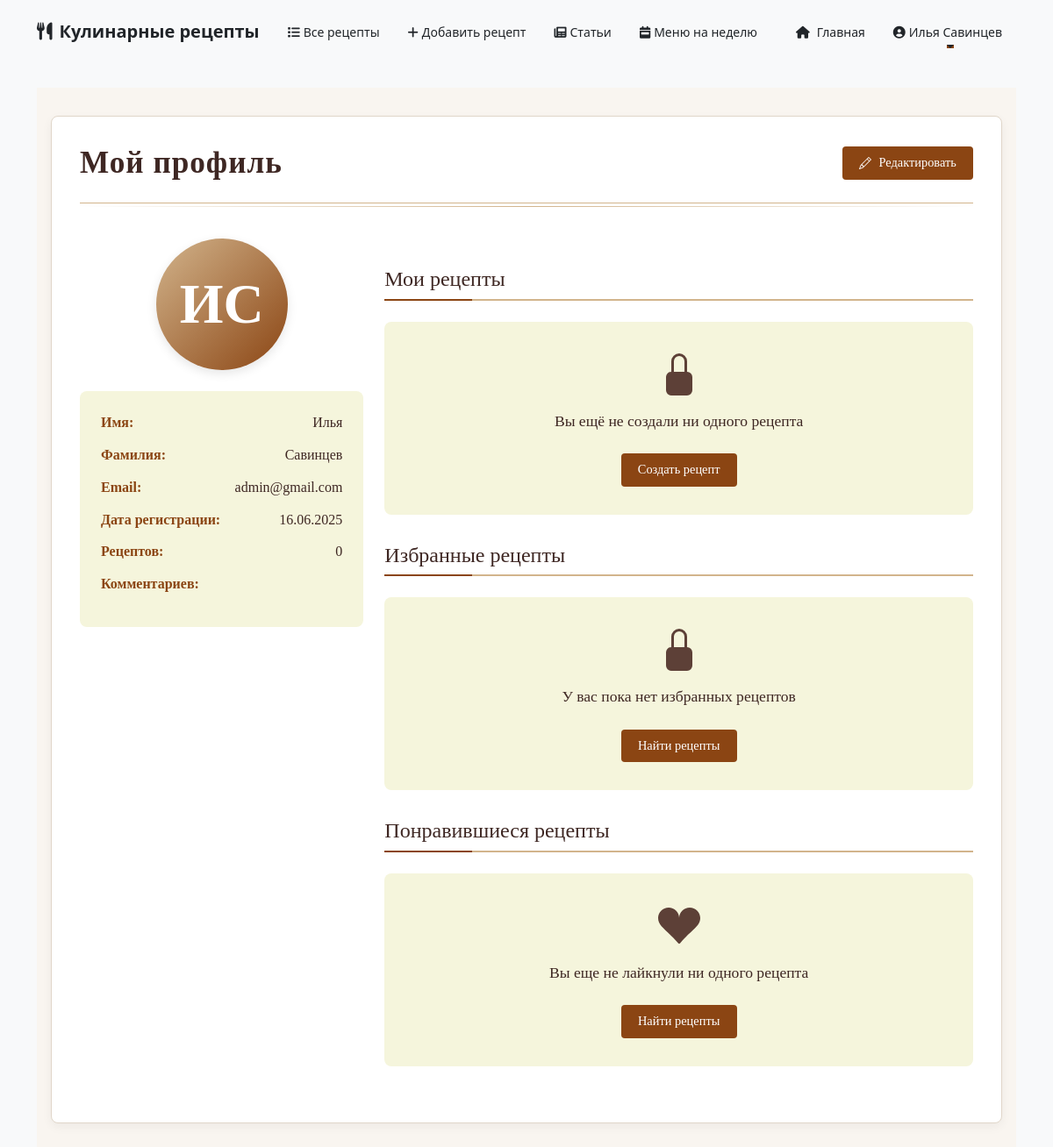
The app's page /accounts/profile/ (signed in) with its own data.
### accounts/models.py (models this page shows, shortened)
class User(AbstractBaseUser, PermissionsMixin):
    email = models.EmailField(unique=True)
    first_name = models.CharField(max_length=30, blank=True)
    last_name = models.CharField(max_length=30, blank=True)
    is_staff = models.BooleanField(default=False)
    is_active = models.BooleanField(default=True)
    date_joined = models.DateTimeField(default=timezone.now)
    USERNAME_FIELD = 'email'
    REQUIRED_FIELDS = []
    objects = UserManager()

### accounts/views.py (the view)
# urls.py: path('profile/', views.profile_view, name='profile'),
@login_required
def profile_view(request):
    user = request.user
    user_likes = Like.objects.filter(user=user)
    liked_recipes = Recipe.objects.filter(likes__in=user_likes).distinct()
    favorite_recipes = Recipe.objects.filter(favorited_by__user=user).distinct()
    user_recipes = Recipe.objects.filter(author=user).order_by('-created_at')
    context = {
        'user': user,
        'liked_recipes': liked_recipes,
        'liked_recipes_count': user_likes.count(),
        'favorite_recipes': favorite_recipes,
        'favorite_recipes_count': favorite_recipes.count(),
        'user_recipes': user_recipes,
    }
    return render(request, 'accounts/profile.html', context)

### accounts/templates/accounts/profile.html (shortened to what this page needs)
{% extends 'base.html' %}
{% block content %}
<div class="profile-wrapper">
    <div class="profile-main">
        <div class="profile-header">
            <h1 class="profile-title">Мой профиль</h1>
            <div class="profile-actions">
                <a href="{% url 'edit_profile' %}" class="edit-profile-btn">
                    Редактировать
                </a>
            </div>
        </div>
        <div class="row">
            <div class="col-md-4">
                <div class="user-avatar">
                    <div class="avatar-placeholder">{{ user.first_name|default:"?"|first|upper }}{{ user.last_name|default:"?"|first|upper }}</div>
                </div>
                <div class="user-info">
                    <p><b>Имя:</b> <span>{{ user.first_name }}</span></p>
                    <p><b>Фамилия:</b> <span>{{ user.last_name }}</span></p>
                    <p><b>Email:</b> <span>{{ user.email }}</span></p>
                    <p><b>Дата регистрации:</b> <span>{{ user.date_joined|date:"d.m.Y" }}</span></p>
                    <p><b>Рецептов:</b> <span>{{ user.recipes.count }}</span></p>
                    <p><b>Комментариев:</b> </p>
                </div>
            </div>
            <div class="col-md-8">
                <h2 class="section-title">Мои рецепты</h2>
                {% if user_recipes %}
                    <div class="recipe-grid">
                        {% for recipe in user_recipes %}
                        <div class="recipe-card" style="position:relative;">
                            {% if recipe.image %}
                                <img src="{{ recipe.image.url }}" class="recipe-image" alt="{{ recipe.title }}">
                            {% else %}
                                <div class="recipe-image-placeholder">
                                    <svg xmlns="http://www.w3.org/2000/svg" width="48" height="48" fill="currentColor" viewBox="0 0 16 16">
                                        <path d="M8 16a6 6 0 0 0 6-6c0-1.655-1.122-2.904-2.432-4.362C10.254 4.176 8.75 2.503 8 0c0 0-6 5.686-6 10a6 6 0 0 0 6 6ZM6.646 4.646l.708.708c-.29.29-1.128 1.311-1.907 2.87l-.894-.448c.82-1.641 1.717-2.753 2.093-3.13Z"/>
                                    </svg>
                                </div>
                            {% endif %}
                            <div class="recipe-content">
                                <h3 class="recipe-title">{{ recipe.title }}</h3>
                                <p class="recipe-description">{{ recipe.description|truncatechars:80 }}</p>
                                <div style="margin-bottom: 0.7em;">
                                    <span class="moderation-status {{ recipe.moderation_status }}" style="font-size:0.95em;">
                                        {% if recipe.moderation_status == 'pending' %}<i class="fas fa-hourglass-half me-1"></i> На модерации{% endif %}
                                        {% if recipe.moderation_status == 'approved' %}<i class="fas fa-check me-1"></i> Одобрен{% endif %}
                                        {% if recipe.moderation_status == 'rejected' %}<i class="fas fa-times me-1"></i> Отклонён{% endif %}
                                    </span>
                                    <span class="text-muted" style="font-size:0.92em; float:right;">{{ recipe.created_at|date:"d.m.Y H:i" }}</span>
                                </div>
                                <a href="{% url 'recipe_detail' recipe.id %}" class="view-recipe-btn">Смотреть рецепт</a>
                            </div>
                        </div>
                        {% endfor %}
                    </div>
                {% else %}
                    <div class="empty-state">
                        <div class="empty-state-icon">
                            <svg xmlns="http://www.w3.org/2000/svg" width="48" height="48" fill="currentColor" viewBox="0 0 16 16">
                                <path d="M8 1a2 2 0 0 1 2 2v4H6V3a2 2 0 0 1 2-2zm3 6V3a3 3 0 0 0-6 0v4a2 2 0 0 0-2 2v5a2 2 0 0 0 2 2h6a2 2 0 0 0 2-2V9a2 2 0 0 0-2-2z"/>
                            </svg>
                        </div>
                        <p class="empty-state-text">Вы ещё не создали ни одного рецепта</p>
                        <a href="{% url 'recipe_create' %}" class="view-recipe-btn">Создать рецепт</a>
                    </div>
                {% endif %}
                <h2 class="section-title">Избранные рецепты</h2>
                {% if favorite_recipes %}
                    <div class="recipe-grid">
                        {% for recipe in favorite_recipes %}
                        <div class="recipe-card">
                            {% if recipe.image %}
                                <img src="{{ recipe.image.url }}" class="recipe-image" alt="{{ recipe.title }}">
                            {% else %}
                                <div class="recipe-image-placeholder">
                                    <svg xmlns="http://www.w3.org/2000/svg" width="48" height="48" fill="currentColor" viewBox="0 0 16 16">
                                        <path d="M8 16a6 6 0 0 0 6-6c0-1.655-1.122-2.904-2.432-4.362C10.254 4.176 8.75 2.503 8 0c0 0-6 5.686-6 10a6 6 0 0 0 6 6ZM6.646 4.646l.708.708c-.29.29-1.128 1.311-1.907 2.87l-.894-.448c.82-1.641 1.717-2.753 2.093-3.13Z"/>
                                    </svg>
                                </div>
                            {% endif %}
                            <div class="recipe-content">
                                <h3 class="recipe-title">{{ recipe.title }}</h3>
                                <p class="recipe-description">{{ recipe.description|truncatechars:80 }}</p>
                                <a href="{% url 'recipe_detail' recipe.id %}" class="view-recipe-btn">Смотреть рецепт</a>
                            </div>
                        </div>
                        {% endfor %}
                    </div>
                {% else %}
                    <div class="empty-state">
                        <div class="empty-state-icon">
                            <svg xmlns="http://www.w3.org/2000/svg" width="48" height="48" fill="currentColor" viewBox="0 0 16 16">
                                <path d="M8 1a2 2 0 0 1 2 2v4H6V3a2 2 0 0 1 2-2zm3 6V3a3 3 0 0 0-6 0v4a2 2 0 0 0-2 2v5a2 2 0 0 0 2 2h6a2 2 0 0 0 2-2V9a2 2 0 0 0-2-2z"/>
                            </svg>
                        </div>
                        <p class="empty-state-text">У вас пока нет избранных рецептов</p>
                        <a href="{% url 'recipe_list' %}" class="view-recipe-btn">Найти рецепты</a>
                    </div>
                {% endif %}
                <h2 class="section-title">Понравившиеся рецепты</h2>
                {% if liked_recipes %}
                    <div class="recipe-grid">
                        {% for recipe in liked_recipes %}
                        <div class="recipe-card">
                            {% if recipe.image %}
                                <img src="{{ recipe.image.url }}" class="recipe-image" alt="{{ recipe.title }}">
                            {% else %}
                                <div class="recipe-image-placeholder">
                                    <svg xmlns="http://www.w3.org/2000/svg" width="48" height="48" fill="currentColor" viewBox="0 0 16 16">
                                        <path d="M8 16a6 6 0 0 0 6-6c0-1.655-1.122-2.904-2.432-4.362C10.254 4.176 8.75 2.503 8 0c0 0-6 5.686-6 10a6 6 0 0 0 6 6ZM6.646 4.646l.708.708c-.29.29-1.128 1.311-1.907 2.87l-.894-.448c.82-1.641 1.717-2.753 2.093-3.13Z"/>
                                    </svg>
                                </div>
                            {% endif %}
                            <div class="recipe-content">
                                <h3 class="recipe-title">{{ recipe.title }}</h3>
                                <p class="recipe-description">{{ recipe.description|truncatechars:80 }}</p>
                                <a href="{% url 'recipe_detail' recipe.id %}" class="view-recipe-btn">Смотреть рецепт</a>
                            </div>
                        </div>
                        {% endfor %}
                    </div>
                {% else %}
                    <div class="empty-state">
                        <div class="empty-state-icon">
                            <svg xmlns="http://www.w3.org/2000/svg" width="48" height="48" fill="currentColor" viewBox="0 0 16 16">
                                <path d="M4 1c2.21 0 4 1.755 4 3.92C8 2.755 9.79 1 12 1s4 1.755 4 3.92c0 3.263-3.234 4.414-7.608 9.608a.513.513 0 0 1-.784 0C3.234 9.334 0 8.183 0 4.92 0 2.755 1.79 1 4 1z"/>
                            </svg>
                        </div>
                        <p class="empty-state-text">Вы еще не лайкнули ни одного рецепта</p>
                        <a href="{% url 'recipe_list' %}" class="view-recipe-btn">Найти рецепты</a>
                    </div>
                {% endif %}
            </div>
        </div>
    </div>
</div>
{% endblock %}

### accounts/templates/accounts/navbar.html (shortened to what this page needs)
{% load static %}
<nav class="navbar navbar-expand-lg fixed-top">
    <div class="container">
        <a class="navbar-brand" href="{% url 'recipe_list' %}">
            <i class="fas fa-utensils me-2"></i>Кулинарные рецепты
        </a>
        <div class="collapse navbar-collapse" id="navbarNav">
            <ul class="navbar-nav me-auto">
                <li class="nav-item">
                    <a class="nav-link" href="{% url 'recipe_list' %}">
                        <i class="fas fa-list me-1"></i>Все рецепты
                    </a>
                </li>
                {% if user.is_authenticated %}
                <li class="nav-item">
                    <a class="nav-link" href="{% url 'recipe_create' %}">
                        <i class="fas fa-plus me-1"></i>Добавить рецепт
                    </a>
                </li>
                <li class="nav-item">
                    <a class="nav-link" href="{% url 'articles_list' %}">
                        <i class="fas fa-newspaper me-1"></i>Статьи
                    </a>
                </li>
                <li class="nav-item">
                    <a class="nav-link" href="{% url 'menu_for_week' %}">
                        <i class="fas fa-calendar-week me-1"></i>Меню на неделю
                    </a>
                </li>
                {% endif %}
            </ul>
            <ul class="navbar-nav">
                <li class="nav-item">
                    <a class="nav-link" href="{% url 'home' %}">
                        <i class="fas fa-home me-2"></i>Главная
                    </a>
                </li>
                {% if user.is_authenticated %}
                <li class="nav-item dropdown">
                    <a class="nav-link dropdown-toggle" href="#" id="userDropdown" role="button" data-bs-toggle="dropdown">
                        <i class="fas fa-user-circle me-1"></i>{{ user.first_name }} {{ user.last_name }}
                    </a>
                </li>
                {% endif %}
            </ul>
        </div>
    </div>
</nav>
<div style="height: 76px;"></div>

### accounts/templates/base.html (style rules this page uses)
:root { --primary: #4361ee; --secondary: #3f37c9; --accent: #4895ef; --light: #f8f9fa; --dark: #212529; --success: #4cc9f0; --danger: #f72585; }
body { background-color: #f8f9fa; min-height: 100vh; }

### accounts/templates/accounts/navbar.html (style rules this page uses)
.navbar { background: var(--card-bg); box-shadow: var(--shadow); transition: all 0.3s ease; padding: 1rem 0; }
.navbar-brand { font-weight: 600; font-size: 20px; color: var(--text-color) !important; transition: all 0.3s ease; }
.nav-link { font-weight: 500; font-size: 14px; color: var(--text-color) !important; padding: 0.5rem 1rem !important; transition: all 0.3s ease; position: relative; }
.nav-link::after { content: ''; position: absolute; bottom: 0; left: 50%; width: 0; height: 2px; background: var(--primary-color); transition: all 0.3s ease; transform: translateX(-50%); }

### accounts/templates/accounts/profile.html (style rules this page uses)
:root { --primary-color: #8B4513; --secondary-color: #A0522D; --light-brown: #D2B48C; --cream: #F5F5DC; --dark-text: #3E2723; --light-text: #5D4037; }
.profile-wrapper { max-width: 1200px; margin: 0 auto; padding: 2rem 1rem; background-color: #f9f5f0; font-family: 'Georgia', serif; }
.profile-main { background: white; padding: 2rem; border-radius: 8px; box-shadow: 0 4px 12px rgba(0, 0, 0, 0.05); border: 1px solid #e0d6c9; }
.profile-header { display: flex; justify-content: space-between; align-items: center; margin-bottom: 2.5rem; padding-bottom: 1.5rem; border-bottom: 1px solid var(--light-brown); position: relative; }
.profile-header::after { content: ""; position: absolute; bottom: -5px; left: 0; width: 100%; height: 1px; background: linear-gradient(90deg, transparent, var(--light-brown), transparent); }
.profile-title { font-size: 2.2rem; color: var(--dark-text); margin: 0; font-weight: 700; letter-spacing: 1px; }
.edit-profile-btn { display: inline-flex; align-items: center; gap: 0.5rem; padding: 0.5rem 1.2rem; background: var(--primary-color); color: white; text-decoration: none; border-radius: 4px; font-size: 0.9rem; transition: all 0.3s ease; }
.edit-profile-btn svg { width: 14px; height: 14px; }
.user-avatar { width: 150px; height: 150px; border-radius: 50%; background: linear-gradient(135deg, var(--light-brown), var(--primary-color)); display: flex; align-items: center; justify-content: center; margin: 0 auto 1.5rem; box-shadow: 0 4px 12px rgba(0, 0, 0, 0.1); }
.avatar-placeholder { font-size: 4rem; color: white; font-weight: 700; }
.user-info { padding: 1.5rem; background: var(--cream); border-radius: 8px; margin-bottom: 2rem; }
.user-info p { margin-bottom: 0.8rem; font-size: 1rem; color: var(--dark-text); display: flex; justify-content: space-between; }
.user-info p b { font-weight: 600; color: var(--primary-color); }
.section-title { font-size: 1.5rem; color: var(--dark-text); margin: 2rem 0 1.5rem; padding-bottom: 0.5rem; border-bottom: 2px solid var(--light-brown); position: relative; }
.section-title::after { content: ''; position: absolute; bottom: -2px; left: 0; width: 100px; height: 2px; background: var(--primary-color); }
.view-recipe-btn { display: inline-block; padding: 0.5rem 1.2rem; background: var(--primary-color); color: white; text-decoration: none; border-radius: 4px; font-size: 0.9rem; transition: all 0.3s ease; }
.empty-state { text-align: center; padding: 2rem; background: var(--cream); border-radius: 8px; margin-bottom: 2rem; }
.empty-state-icon { font-size: 2rem; color: var(--light-text); margin-bottom: 1rem; }
.empty-state-text { font-size: 1.1rem; color: var(--dark-text); margin-bottom: 1.5rem; }

### records on screen
User: first_name "Илья", last_name "Савинцев", first_name|first "И", last_name|first "С", email "admin@gmail.com", date_joined "16.06.2025", recipes.count "0"
